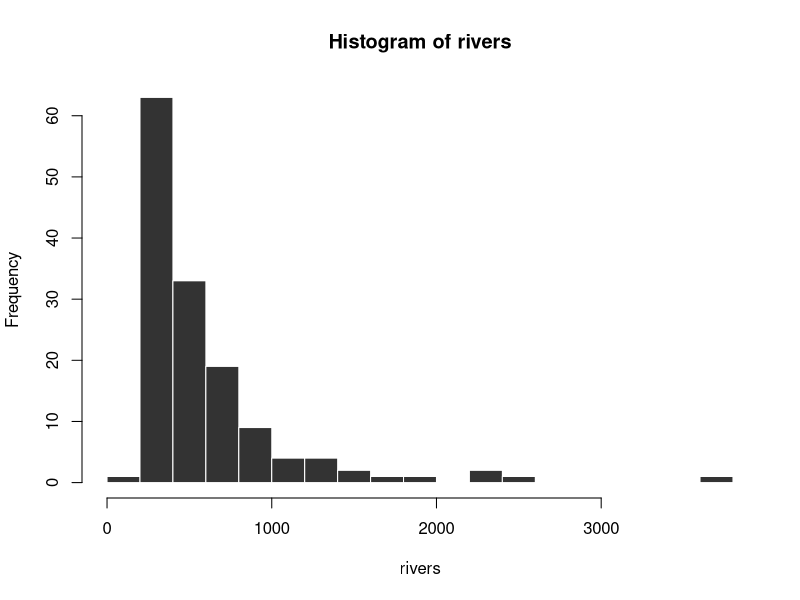
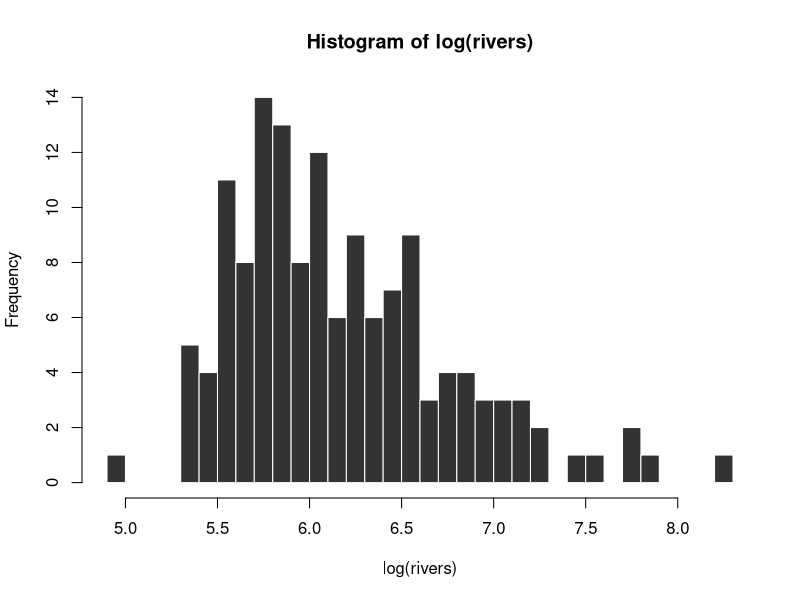
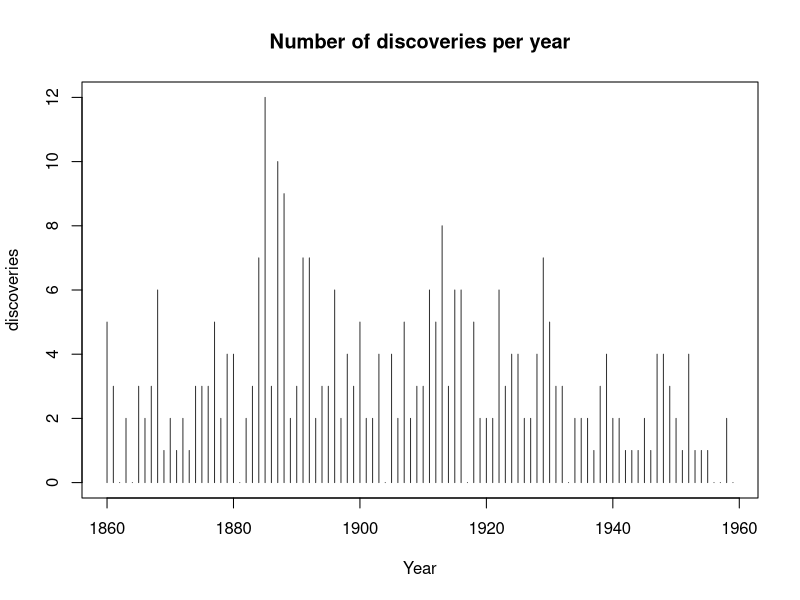

R code for these plots, in order:
## Generate a random sample of 50 numbers from a normal distribution
## with mean 10 and standard deviation of 2
data()
data(rivers)
ls()
head(rivers)
length(rivers)
summary(rivers)
stem(rivers)
stem(log(rivers))

hist(rivers, col="#333333", border= "white", breaks=25)
hist(log(rivers), col="#333333", border="white", breaks=25)

data(discoveries, col="#333333", lwd=3, xlab="Year")
plot(discoveries, col="#333333", led=3, type="h", xlab="Year", main= "Number of discoveries per year")

sort(discoveries)
stem(discoveries, scale=2)

5L
class(5L)
length(5L)

c(4L, 8L, 6L)
length(c(4L, 5L, 6L))
10L + 66L
